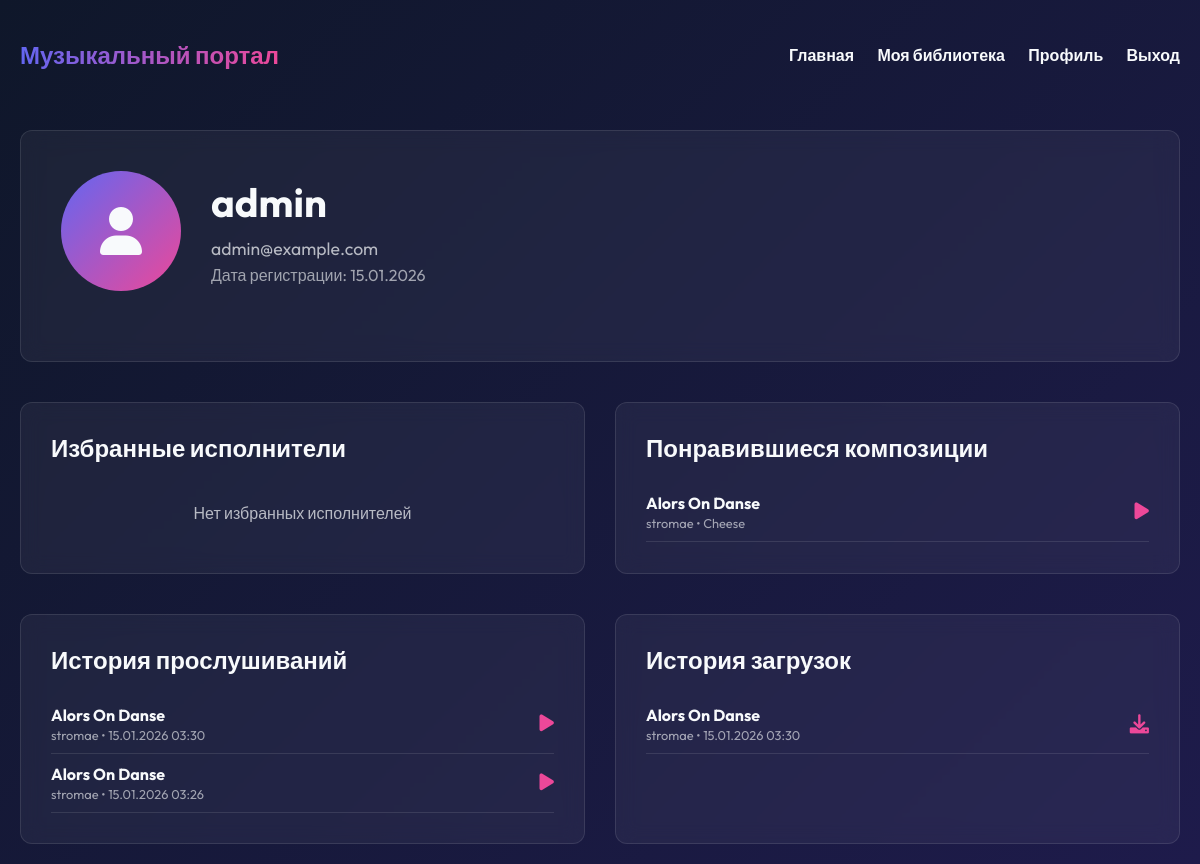
The page /profile/ (signed in) on the database as committed earlier.
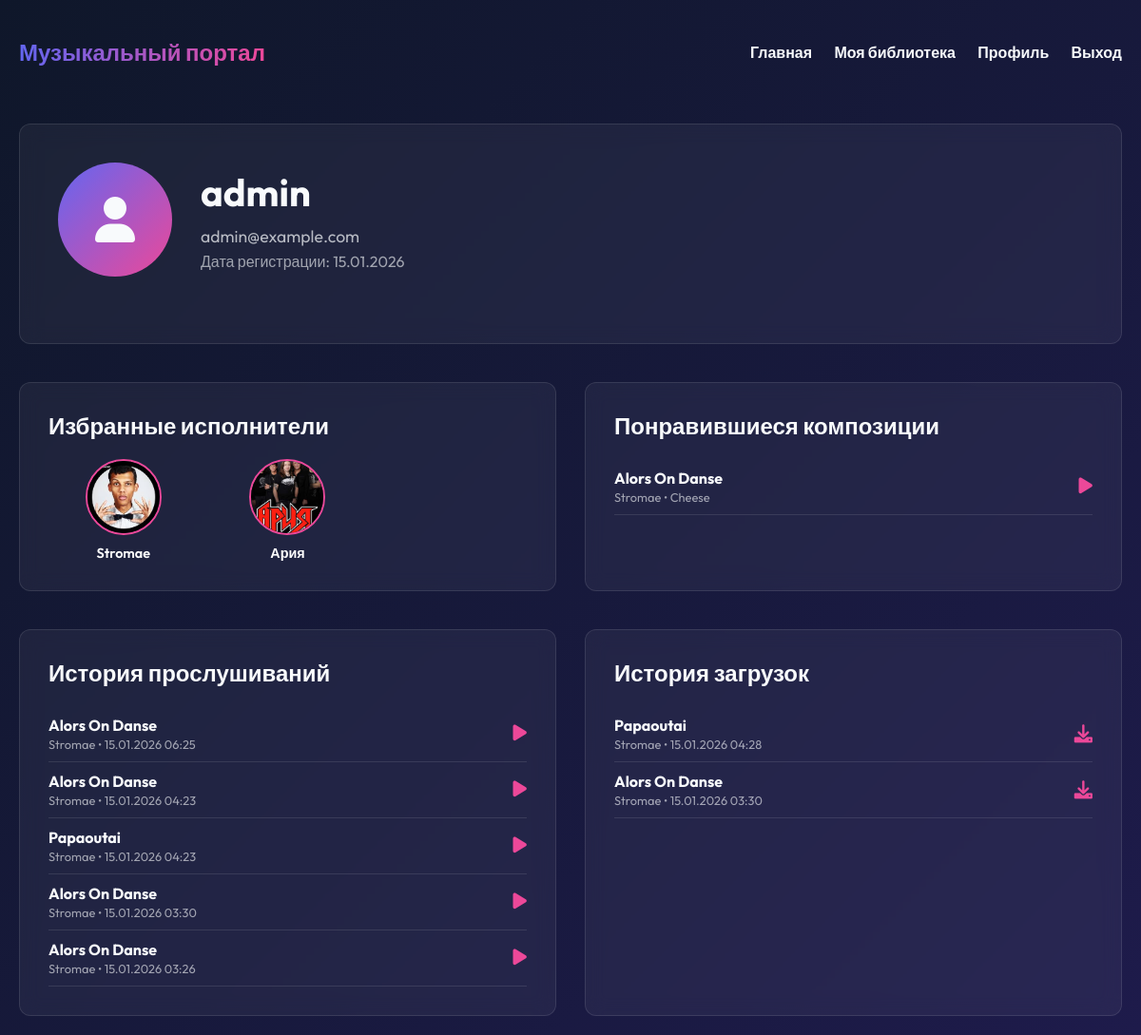
The same page on the database as committed later.
### music/models.py (models this page shows, shortened)
class Composition(models.Model):
    title = models.CharField(max_length=255)
    album = models.ForeignKey(Album, on_delete=models.CASCADE, related_name='compositions')
    audio_file = models.FileField(upload_to='music/')
    duration = models.DurationField(help_text="Duration in HH:MM:SS")
    style = models.CharField(max_length=100, blank=True)
    play_count = models.PositiveIntegerField(default=0)
    download_count = models.PositiveIntegerField(default=0)
    like_count = models.PositiveIntegerField(default=0)

class Album(models.Model):
    ALBUM_TYPES = [
        ('ALBUM', 'Studio Album'),
        ('SINGLE', 'Single'),
        ('COMPILATION', 'Compilation'),
        ('EP', 'EP'),
    ]
    title = models.CharField(max_length=255)
    performer = models.ForeignKey(Performer, on_delete=models.CASCADE, related_name='albums')
    release_year = models.PositiveIntegerField(
        validators=[MinValueValidator(1900), MaxValueValidator(datetime.date.today().year)]
    )
    cover_image = models.ImageField(upload_to='albums/', blank=True, null=True)
    type = models.CharField(max_length=20, choices=ALBUM_TYPES, default='ALBUM')
    description = models.TextField(blank=True)

class Performer(models.Model):
    PERFORMER_TYPES = [
        ('SOLO', 'Solo Performer'),
        ('GROUP', 'Group'),
        ('ORCHESTRA', 'Orchestra'),
        ('ENSEMBLE', 'Ensemble'),
    ]
    name = models.CharField(max_length=255)
    bio = models.TextField(blank=True)
    photo = models.ImageField(upload_to='performers/', blank=True, null=True)
    type = models.CharField(max_length=20, choices=PERFORMER_TYPES, default='SOLO')

class UserInteraction(models.Model):
    INTERACTION_TYPES = [
        ('LIKE', 'Like'),
        ('DOWNLOAD', 'Download'),
        ('LISTEN', 'Listen'),
        ('FAVORITE_PERFORMER', 'Favorite Performer'),
    ]
    user = models.ForeignKey(User, on_delete=models.CASCADE, related_name='interactions')
    composition = models.ForeignKey(Composition, on_delete=models.CASCADE, null=True, blank=True)
    performer = models.ForeignKey(Performer, on_delete=models.CASCADE, null=True, blank=True)
    action = models.CharField(max_length=20, choices=INTERACTION_TYPES)
    timestamp = models.DateTimeField(auto_now_add=True)
    class Meta:
        indexes = [
            models.Index(fields=['user', 'action']),
            models.Index(fields=['composition', 'action']),
        ]

### music/views.py (the view)
# urls.py: path('profile/', views.ProfileView.as_view(), name='profile'),
class ProfileView(LoginRequiredMixin, View):
    def get(self, request):
        user = request.user
        favorite_performers = Performer.objects.filter(
            userinteraction__user=user,
            userinteraction__action='FAVORITE_PERFORMER'
        ).distinct()
        liked_compositions = Composition.objects.filter(
            userinteraction__user=user,
            userinteraction__action='LIKE'
        ).distinct()
        listen_history = UserInteraction.objects.filter(
            user=user,
            action='LISTEN'
        ).order_by('-timestamp')[:20]
        download_history = UserInteraction.objects.filter(
            user=user,
            action='DOWNLOAD'
        ).order_by('-timestamp')[:20]
        return render(request, 'music/profile.html', {
            'user': user,
            'favorite_performers': favorite_performers,
            'liked_compositions': liked_compositions,
            'listen_history': listen_history,
            'download_history': download_history,
        })

### music/templates/music/profile.html (shortened to what the changed rows need)
{% extends 'music/base.html' %}
{% block content %}
<div class="glass-card" style="padding: 40px; margin-bottom: 40px;">
    <div style="display: flex; align-items: center; gap: 30px; margin-bottom: 30px;">
        <div>
            <h1 style="font-size: 2.5rem; margin-bottom: 10px;">{{ user.username }}</h1>
        </div>
    </div>
</div>
<div style="display: grid; grid-template-columns: 1fr 1fr; gap: 30px; margin-bottom: 40px;">
    <div class="glass-card" style="padding: 30px;">
        <h2 class="section-title" style="font-size: 1.5rem; margin-bottom: 20px;">Избранные исполнители</h2>
        {% if favorite_performers %}
        <div class="grid" style="grid-template-columns: repeat(auto-fill, minmax(150px, 1fr)); gap: 15px;">
            {% for performer in favorite_performers %}
            <div style="text-align: center;">
                <a href="{% url 'music:performer_detail' performer.pk %}" style="text-decoration: none; color: white;">
                    <div style="width: 80px; height: 80px; border-radius: 50%; overflow: hidden; margin: 0 auto 10px; border: 2px solid var(--accent);">
                        {% if performer.photo %}
                        <img src="{{ performer.photo.url }}" alt="{{ performer.name }}" style="width: 100%; height: 100%; object-fit: cover;">
                        {% else %}
                        <div style="width: 100%; height: 100%; background: #333; display: flex; align-items: center; justify-content: center;">
                            <i class="fas fa-user" style="opacity: 0.5;"></i>
                        </div>
                        {% endif %}
                    </div>
                    <p style="font-size: 0.9rem; font-weight: 600;">{{ performer.name }}</p>
                </a>
            </div>
            {% endfor %}
        </div>
        {% else %}
        <p style="opacity: 0.7; text-align: center; padding: 20px;">Нет избранных исполнителей</p>
        {% endif %}
    </div>
    <div class="glass-card" style="padding: 30px;">
        <h2 class="section-title" style="font-size: 1.5rem; margin-bottom: 20px;">Понравившиеся композиции</h2>
        {% if liked_compositions %}
        <div style="max-height: 400px; overflow-y: auto;">
            {% for composition in liked_compositions|slice:":10" %}
            <div style="display: flex; align-items: center; padding: 10px 0; border-bottom: 1px solid rgba(255,255,255,0.1);">
                <div style="flex-grow: 1;">
                    <h4 style="margin-bottom: 2px;">{{ composition.title }}</h4>
                    <p style="font-size: 0.8rem; opacity: 0.6;">{{ composition.album.performer.name }} • {{ composition.album.title }}</p>
                </div>
                <button onclick="playTrack('{{ composition.audio_file.url }}', '{{ composition.title }}', '{{ composition.album.performer.name }}', {{ composition.pk }})"
                    style="background: none; border: none; color: var(--accent); cursor: pointer; margin-left: 10px; font-size: 1.2rem;">
                    <i class="fas fa-play"></i>
                </button>
            </div>
            {% endfor %}
        </div>
        {% else %}
        <p style="opacity: 0.7; text-align: center; padding: 20px;">Нет понравившихся композиций</p>
        {% endif %}
    </div>
</div>
<div style="display: grid; grid-template-columns: 1fr 1fr; gap: 30px;">
    <div class="glass-card" style="padding: 30px;">
        <h2 class="section-title" style="font-size: 1.5rem; margin-bottom: 20px;">История прослушиваний</h2>
        {% if listen_history %}
        <div style="max-height: 400px; overflow-y: auto;">
            {% for interaction in listen_history %}
            <div style="display: flex; align-items: center; padding: 10px 0; border-bottom: 1px solid rgba(255,255,255,0.1);">
                <div style="flex-grow: 1;">
                    <h4 style="margin-bottom: 2px;">{{ interaction.composition.title }}</h4>
                    <p style="font-size: 0.8rem; opacity: 0.6;">{{ interaction.composition.album.performer.name }} • {{ interaction.timestamp|date:"d.m.Y H:i" }}</p>
                </div>
                <button onclick="playTrack('{{ interaction.composition.audio_file.url }}', '{{ interaction.composition.title }}', '{{ interaction.composition.album.performer.name }}', {{ interaction.composition.pk }})"
                    style="background: none; border: none; color: var(--accent); cursor: pointer; margin-left: 10px; font-size: 1.2rem;">
                    <i class="fas fa-play"></i>
                </button>
            </div>
            {% endfor %}
        </div>
        {% else %}
        <p style="opacity: 0.7; text-align: center; padding: 20px;">История прослушиваний пуста</p>
        {% endif %}
    </div>
    <div class="glass-card" style="padding: 30px;">
        <h2 class="section-title" style="font-size: 1.5rem; margin-bottom: 20px;">История загрузок</h2>
        {% if download_history %}
        <div style="max-height: 400px; overflow-y: auto;">
            {% for interaction in download_history %}
            <div style="display: flex; align-items: center; padding: 10px 0; border-bottom: 1px solid rgba(255,255,255,0.1);">
                <div style="flex-grow: 1;">
                    <h4 style="margin-bottom: 2px;">{{ interaction.composition.title }}</h4>
                    <p style="font-size: 0.8rem; opacity: 0.6;">{{ interaction.composition.album.performer.name }} • {{ interaction.timestamp|date:"d.m.Y H:i" }}</p>
                </div>
                <a href="{% url 'music:download_composition' interaction.composition.pk %}"
                    style="color: var(--accent); text-decoration: none; margin-left: 10px; font-size: 1.2rem;">
                    <i class="fas fa-download"></i>
                </a>
            </div>
            {% endfor %}
        </div>
        {% else %}
        <p style="opacity: 0.7; text-align: center; padding: 20px;">История загрузок пуста</p>
        {% endif %}
    </div>
</div>
{% endblock %}

Rows that differ between the two databases and show on the page:
now on this page (row edited): Performer: photo (picture), name "Stromae"
added Performer: photo (picture), name "Ария"
changed Composition "Alors On Danse": album.performer.name "stromae" → "Stromae"
added UserInteraction: composition "Alors On Danse", composition.album.performer.name "Stromae", timestamp "15.01.2026 06:25", shown under "История прослушиваний"
added UserInteraction: composition "Alors On Danse", composition.album.performer.name "Stromae", timestamp "15.01.2026 04:23", shown under "История прослушиваний"
added UserInteraction: composition "Papaoutai", composition.album.performer.name "Stromae", timestamp "15.01.2026 04:23", shown under "История прослушиваний"
changed through a linked row, UserInteraction (number 4 of 7 on the later page): composition.album.performer.name "stromae" → "Stromae"
changed through a linked row, UserInteraction (number 5 of 7 on the later page): composition.album.performer.name "stromae" → "Stromae"
added UserInteraction: composition "Papaoutai", composition.album.performer.name "Stromae", timestamp "15.01.2026 04:28", shown under "История загрузок"
changed through a linked row, UserInteraction (number 7 of 7 on the later page): composition.album.performer.name "stromae" → "Stromae"
Other text that changed with them:
text no longer shown: "Нет избранных исполнителей"
